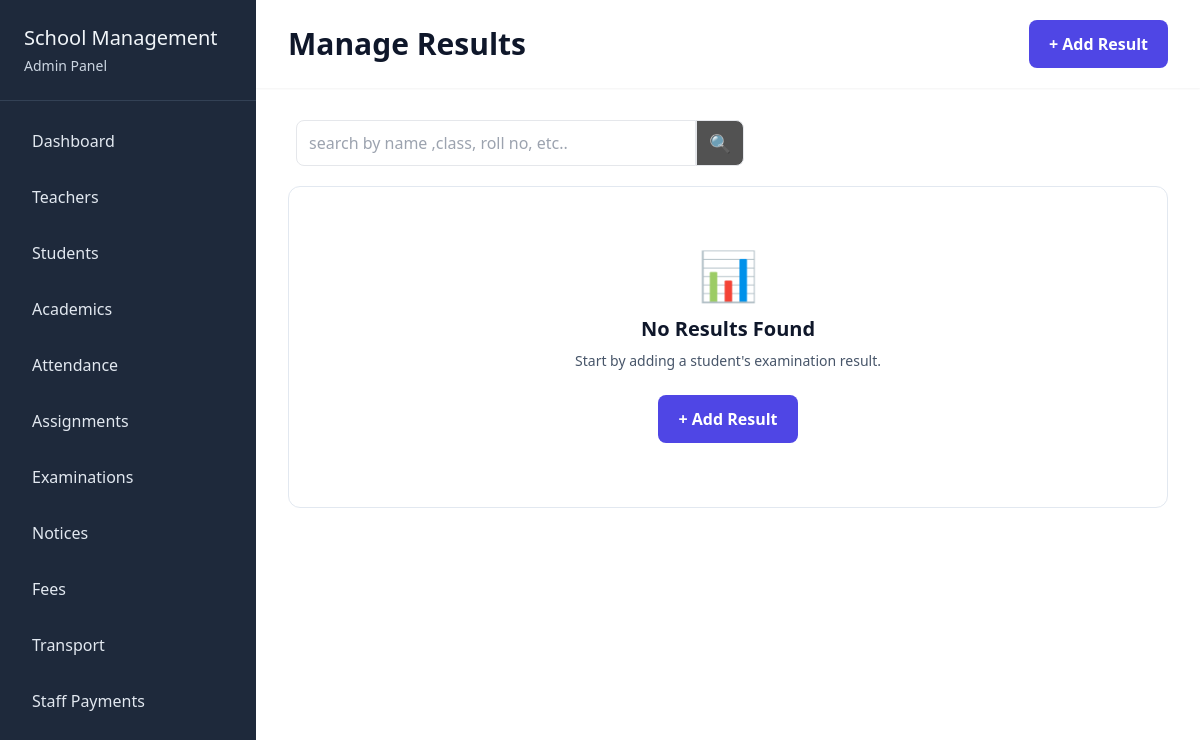
Before: /examination/manage/results/ with the older database file.
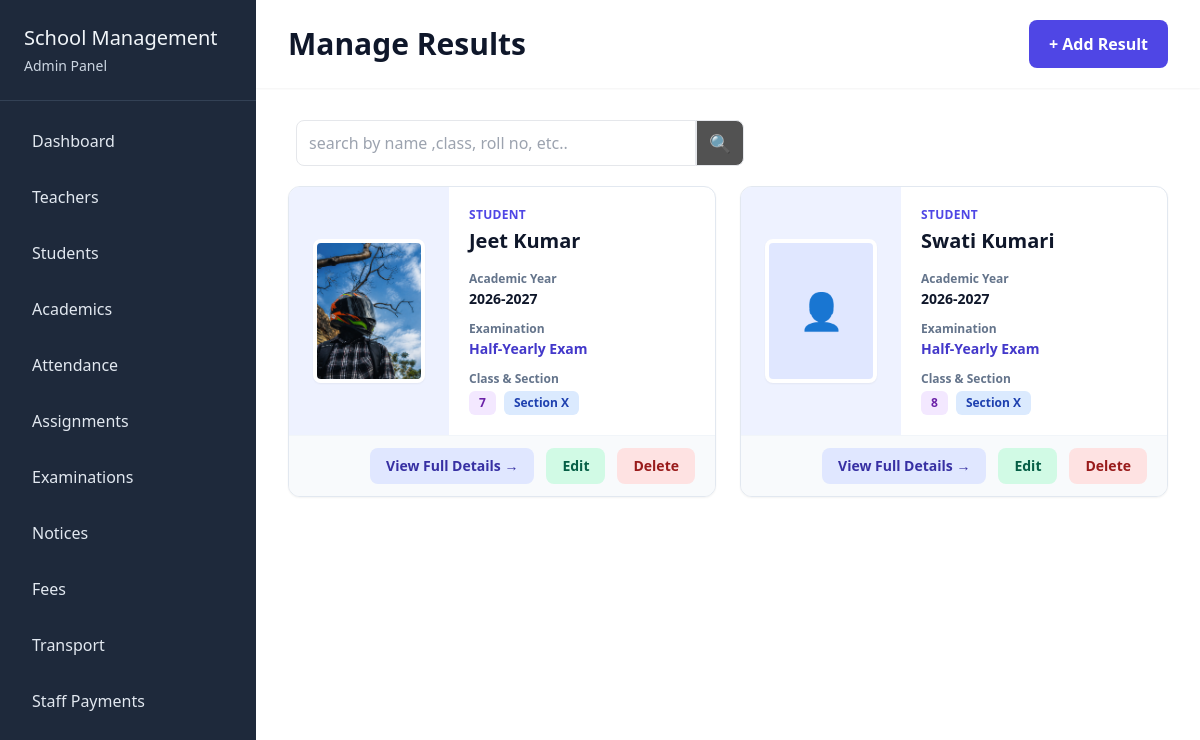
After: the same page with the newer database file.
### examination/models.py (models this page shows, shortened)
class Result(models.Model):
    GRADE_CHOICES = [
        ("A+", "A+"),
        ("A", "A"),
        ("B+", "B+"),
        ("B", "B"),
        ("C+", "C+"),
        ("C", "C"),
        ("D", "D"),
        ("F", "F")
    ]
    student = models.ForeignKey(Student, on_delete=models.CASCADE)
    exam = models.ForeignKey(Exam, on_delete=models.CASCADE)
    subject = models.ForeignKey(Subject, on_delete=models.CASCADE)
    marks = models.DecimalField(max_digits=5, decimal_places=2, default=100)
    grade = models.CharField(max_length=50, choices=GRADE_CHOICES)
    remarks = models.CharField(max_length=200, null=True, blank=True)
    class Meta:
        constraints = [
            models.UniqueConstraint(
                fields=["student", "exam", "subject"],
                name="unique_student_exam_subject"
            )
        ]

class Exam(models.Model):
    EXAM_MODE = [
        ("Offline", "Offline"),
        ("Online", "Online")
    ]
    EXAM_STATUS = [
        ("Upcoming", "Upcoming"),
        ("Ongoing", "Ongoing"),
        ("Completed", "Completed")
    ]
    exam_name = models.CharField(max_length=200)
    schoolclass = models.ManyToManyField(SchoolClass)
    academic_year = models.CharField(max_length=20)
    mode = models.CharField(max_length=20, choices=EXAM_MODE ,default="Offline")
    start_date = models.DateField()
    end_date = models.DateField()
    status = models.CharField(max_length=20, choices=EXAM_STATUS ,default="Upcoming")
    instructions = models.TextField(null=True, blank=True)
    description = models.TextField(null=True, blank=True)

### students/models.py (models this page shows, shortened)
class Student(models.Model):
    GENDER_CHOICES = (
        ('Male', "Male"),
        ('Female', "Female"),
        ('other', "other")
    )
    user = models.OneToOneField(User, on_delete=models.CASCADE)
    cover_image = models.ImageField(upload_to='student_covers/', null=True, blank=True)
    admission_number = models.CharField(max_length=30)
    phone = models.CharField(max_length=15, null=True, blank=True)
    address = models.TextField()
    date_of_birth = models.DateField()
    gender = models.CharField(max_length=10, choices=GENDER_CHOICES)
    admission_date = models.DateField()
    parent_name = models.CharField(max_length=100)
    parent_phone = models.CharField(max_length=15)
    schoolclass = models.ForeignKey(SchoolClass, on_delete=models.CASCADE, null=True,blank=True)
    section = models.ForeignKey(Section, on_delete=models.CASCADE, null=True,blank=True)

### academics/models.py (models this page shows, shortened)
class Section(models.Model):
    schoolclass = models.ForeignKey(SchoolClass, on_delete=models.CASCADE)
    name = models.CharField(max_length=10)

class SchoolClass(models.Model):
    name = models.CharField(max_length=50)

### examination/views.py (the view)
# urls.py: path("manage/results/", views.manage_results, name="manage_results"),
def manage_results(req):
    if req.GET.get("search"):
        search = req.GET.get("search")
        query = Q(student__user__first_name__icontains=search) | Q(student__schoolclass__name__icontains=search) |Q(student__section__name__icontains=search)
        data = {
            "results" : Result.objects.filter(query),
            "search" : search
        }
    else :
        results = Result.objects.select_related("student", "exam", "student__section", "student__section__schoolclass").order_by("student", "exam")
        unique_results = []
        seen = set()
        for result in results:
            key = (result.student_id, result.exam_id)
            if key not in seen:
                unique_results.append(result)
                seen.add(key)
        data = {
            "results": unique_results,
        }
    return render(req, "examination/manage_results.html", data)

### examination/templates/examination/manage_results.html (shortened to what this page needs)
{% extends 'school_admin/base.html' %}
{% block content %}
<div class="flex-1 bg-white">
    <div class="bg-white px-8 py-5 shadow-sm mb-8 flex items-center justify-between">
            <h1 class="text-3xl font-bold text-slate-900">Manage Results</h1>
        <a href="{% url 'insert_result' %}"
           class="px-5 py-3 rounded-lg bg-indigo-600 text-white font-semibold hover:bg-indigo-700 transition">+ Add Result</a>
    </div>
    <div class="my-5 px-10">
        <form action="" method="get">
            <div class="flex">
                <input type="text" name="search" value="{{search}}" placeholder="search by name ,class, roll no, etc.." class="w-[400px] px-3 py-2 border rounded-l-lg">
                <button class="px-3 py-2 border rounded-r-lg bg-neutral-600 text-lg">🔍</button>
            </div>
        </form>
    </div>
    <div class="px-8 pb-10">
        <div class="grid grid-cols-2 gap-6">
            {% for result in results %}
            <div class="bg-white rounded-xl border border-slate-200 shadow-sm hover:shadow-md transition overflow-hidden">
                <div class="flex">
                    <div class="w-40 bg-indigo-50 flex items-center justify-center p-5">
                        {% if result.student.cover_image %}
                            <img src="{{ result.student.cover_image.url }}" alt="{{ result.student.first_name }}" class="w-28 h-36 object-cover rounded-lg border-4 border-white shadow-sm">
                        {% else %}
                            <div class="w-28 h-36 rounded-lg bg-indigo-100 flex items-center justify-center border-4 border-white shadow-sm">
                                <span class="text-4xl">👤</span>
                            </div>
                        {% endif %}
                    </div>
                    <div class="flex-1 p-5">
                        <div class="mb-4">
                            <p class="text-xs font-bold uppercase tracking-wide text-indigo-600">Student</p>
                            <h2 class="text-xl font-bold text-slate-900 mt-1">
                                {{ result.student.user.first_name }}
                                {{ result.student.user.last_name }}
                            </h2>
                        </div>
                        <div class="mb-3">
                            <p class="text-xs font-semibold text-slate-500">Academic Year</p>
                            <p class="text-sm font-bold text-slate-900 mt-0.5">
                                {{ result.exam.academic_year }}
                            </p>
                        </div>
                        <div class="mb-3">
                            <p class="text-xs font-semibold text-slate-500">Examination</p>
                            <p class="text-sm font-bold text-indigo-700 mt-0.5">
                                {{ result.exam.exam_name }}
                            </p>
                        </div>
                        <div>
                            <p class="text-xs font-semibold text-slate-500">Class & Section</p>
                            <div class="flex items-center gap-2 mt-1">
                                <span class="px-2.5 py-1 rounded-md bg-purple-100 text-purple-800 text-xs font-bold">{{ result.student.section.schoolclass.name }}</span>
                                <span class="px-2.5 py-1 rounded-md bg-blue-100 text-blue-800 text-xs font-bold">Section {{ result.student.section.name }}</span>
                            </div>
                        </div>
                    </div>
                </div>
                <div class="px-5 py-3 bg-slate-50 flex justify-end gap-3 border-t border-slate-100">
                    <a href="{% url "view_result" result.student.id result.exam.id %}" class="px-4 py-2 rounded-lg bg-indigo-100 text-indigo-800 text-sm font-semibold hover:bg-indigo-200 transition">View Full Details →</a>
                    <a href="{% url "edit_result" result.id  %}" class="px-4 py-2 rounded-lg bg-emerald-100 text-emerald-800 text-sm font-semibold hover:bg-emerald-200 transition">Edit</a>
                    <a href="{% url "delete_result" result.id %}" onclick="return confirm('Are you sure you want to delete the {{ result.subject.name }} result for {{ result.student.user.first_name }}?')" class="px-4 py-2 rounded-lg bg-red-100 text-red-800 text-sm font-semibold hover:bg-red-200 transition">Delete </a>
                </div>
            </div>
            {% empty %}
            <div class="col-span-2 border border-slate-200 rounded-xl py-16 text-center">
                <div class="text-5xl mb-4">📊</div>
                <h2 class="text-xl font-bold text-slate-900">No Results Found</h2>
                <p class="text-sm font-medium text-slate-600 mt-2">Start by adding a student's examination result.</p>
                <a href="{% url 'insert_result' %}" class="inline-block mt-6 px-5 py-3 rounded-lg bg-indigo-600 text-white font-semibold hover:bg-indigo-700">+ Add Result</a>
            </div>
            {% endfor %}
        </div>
    </div>
</div>
{% endblock content %}

### school_admin/templates/school_admin/base.html (shortened to what this page needs)
<!DOCTYPE html>
<html lang="en">
<head>
    <script src="https://cdn.tailwindcss.com"></script>
</head>
<body class="bg-slate-50 text-slate-900">
    <div class="flex min-h-screen">
        <div class="w-64 shrink-0 bg-slate-800 text-slate-100">
            <div class="p-6 border-b border-slate-700">
                <h1 class="text-xl font-medium">School Management</h1>
                <p class="text-sm text-slate-300 mt-1">Admin Panel</p>
            </div>
            <nav class="p-4 ">
                <a href="{% url 'admin_dashboard' %}" class="block px-4 py-3 rounded-lg text-slate-200 hover:bg-slate-700 mb-2">Dashboard</a>
                <a href="{% url "manage_teachers" %}" class="block px-4 py-3 rounded-lg text-slate-200 hover:bg-slate-700 mb-2">Teachers</a>
                <a href="{% url "manage_students" %}" class="block px-4 py-3 rounded-lg text-slate-200 hover:bg-slate-700 mb-2">Students</a>
                <a href="{% url "manage_classes" %}" class="block px-4 py-3 rounded-lg text-slate-200 hover:bg-slate-700 mb-2">Academics</a>
                <a href="" class="block px-4 py-3 rounded-lg text-slate-200 hover:bg-slate-700 mb-2">Attendance</a>
                <a href="" class="block px-4 py-3 rounded-lg text-slate-200 hover:bg-slate-700 mb-2">Assignments</a>
                <a href="" class="block px-4 py-3 rounded-lg text-slate-200 hover:bg-slate-700 mb-2">Examinations</a>
                <a href="{% url "manage_notices" %}" class="block px-4 py-3 rounded-lg text-slate-200 hover:bg-slate-700 mb-2">Notices</a>
                <a href="" class="block px-4 py-3 rounded-lg text-slate-200 hover:bg-slate-700 mb-2">Fees</a>
                <a href="" class="block px-4 py-3 rounded-lg text-slate-200 hover:bg-slate-700 mb-2">Transport</a>
                <a href="" class="block px-4 py-3 rounded-lg text-slate-200 hover:bg-slate-700">Staff Payments</a>
            </nav>
        </div>
            {% block content %}
            {% endblock content %}
    </div>
</body>
</html>

Changed rows visible on the page:
added Result: student.cover_image (picture), student.user.first_name "Jeet", student.user.last_name "Kumar", exam.academic_year "2026-2027", exam.exam_name "Half-Yearly Exam", student.section.schoolclass.name "7", student.section.name "X"
added Result: student.user.first_name "Swati", student.user.last_name "Kumari", exam.academic_year "2026-2027", exam.exam_name "Half-Yearly Exam", student.section.schoolclass.name "8", student.section.name "X"
Other visible differences:
text no longer shown: "📊 No Results Found Start by adding a student's examination result. + Add Result"
